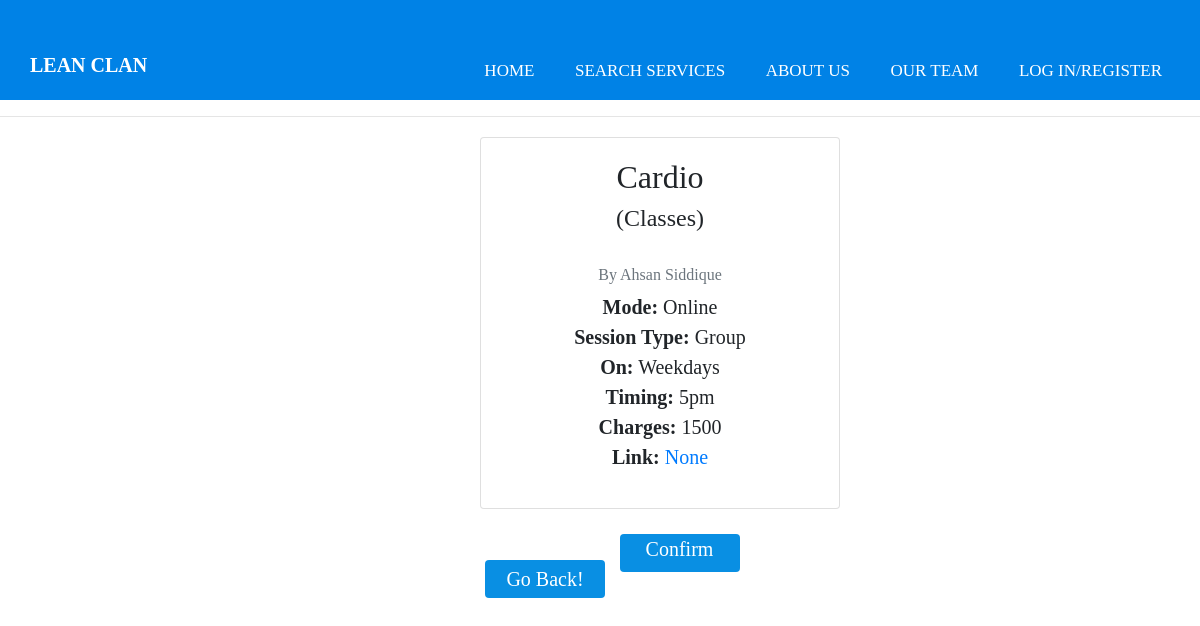
Screenshot of /confirm_booking/1 with the database file from the repository.
### members/models.py (models this page shows, shortened)
class service(models.Model):
    id = models.AutoField(primary_key=True)
    type_what = models.ForeignKey('service_type', on_delete=models.CASCADE, name="type_field")
    service_provider = models.ForeignKey('person', on_delete= models.CASCADE, name="service_provider_field")
    is_online = models.BooleanField(default=False, null=True)
    is_oneToOne = models.BooleanField(default=False, null=True)
    startdate = models.DateTimeField(auto_now_add=True)
    days_choices = [
        ("Weekdays","Regular Weekdays"),
        ("Alternate Days", "Alternate Days on Weekdays"),
        ("Weekends", "Weekends")
    ]
    days = models.CharField(
        max_length = 124,
        choices = days_choices,
        default = "Weekdays",
        null=True
    )
    timings_choices = [
        ("8am","8am"),
        ("5pm", "5pm"),
        ("8pm", "8pm")
    ]
    timings = models.CharField(
        max_length = 124,
        choices = timings_choices,
        default = "5pm",
        null=True
    )
    duration = models.IntegerField(default=0, null=True)
    excercise = models.ForeignKey('exercise', on_delete=models.CASCADE, name="excercise_field", null=True)
    class_link = models.URLField(max_length = 200, null=True)
    charges = models.IntegerField(default=0, validators= [MinValueValidator(1)])

class exercise(models.Model):
    id = models.AutoField(primary_key=True)
    exercise_name = models.CharField(default="",max_length=124)

class service_type(models.Model):
    id = models.AutoField(primary_key=True)
    service_name = models.CharField(default="",max_length=124)

class person(models.Model):
    id = models.AutoField(primary_key=True)
    user = models.OneToOneField(User, on_delete=models.CASCADE)
    dob = models.DateField()
    gender_choices = [
        ("Male","Male"),
        ("Female", "Female"),
        ("Other", "Other")
    ]
    gender = models.CharField(
        max_length = 124,
        choices = gender_choices,
        default = "Male"
    )
    type_choices = [
        ("Memeber","Member"),
        ("Trainer", "Trainer")
    ]
    type_person = models.CharField(
        max_length = 124,
        choices = type_choices,
        default = "Member"
    )
    fullname = models.CharField(max_length=124, default="")
    description = models.TextField(default="", null=True)

### members/views.py (the view)
# urls.py: path("confirm_booking/<int:service_id>", views.confirm_booking, name="confirm_booking"),
def confirm_booking(request, service_id):
    '''cursor.execute('call trial()')
    date = cursor.fetchall()'''
    service_obj = service.objects.get(id=service_id)
    return render(request, "members/confirm_booking.html", {
            "service": service_obj
        })

### members/templates/members/confirm_booking.html (shortened to what this page needs)
{% extends "members/layout.html" %}
{% block body %}
	<div class="card" style="margin-left: 40%; width: 30%; text-align: center; font-size: 20px;">
		<h2>{{service.excercise_field.exercise_name}}</h2>
		<h4>({{service.type_field.service_name}})</h4></br>
				<h6 class="card-subtitle mb-2 text-muted">By {{service.service_provider_field.fullname}}</h6>
				<p>
					{% if service.is_online %}
						<b>Mode: </b> Online <br>
					{% elif service.is_online == False %}
						<b>Mode: </b> On Site <br>
					{% endif %}
					{% if service.is_oneToOne == True %}
						<b>Session Type:</b> One to One </br>
					{% elif service.is_oneToOne == False %}
						<b>Session Type:</b> Group </br>
					{% endif %}
					{% if service.days %}
						<b>On:</b> {{service.days}}</br>
					{% endif %}
					{% if service.timings %}
						<b>Timing:</b> {{service.timings}}</br>
					{% endif %}
					<b>Charges:</b> {{service.charges}}</br>
					<b>Link: </b><a href="{{service.class_link}}">{{service.class_link}}</a>
				</p>
	</div>
	<div style="margin-left: 40%">
		<button onclick="history.back()">Go Back!</button>
		<a href="{% url 'enroll' service.id %}"><button id="confirm_booking">Confirm Booking</button></a>
	</div>
{% endblock %}

### members/static/members/style.css (style rules this page uses)
* { padding: 0; margin: 0; text-decoration: none; list-style:none; box-sizing: border-box; }
body { font-size: 18px; font-family: montserrat; }
.card { width: 18rem; margin: 20px; padding: 20px; }
button { border-radius: 4px; background-color: #098fe3; border: none; color: #FFFFFF; text-align: center; font-size: 20px; width: 120px; height: 38px; transition: all 0.5s; cursor: pointer; margin: 5px; }

### rows the page displays
service: excercise_field.exercise_name "Cardio", type_field.service_name "Classes", service_provider_field.fullname "Ahsan Siddique", days "Weekdays", timings "5pm", charges "1500", class_link "None"
